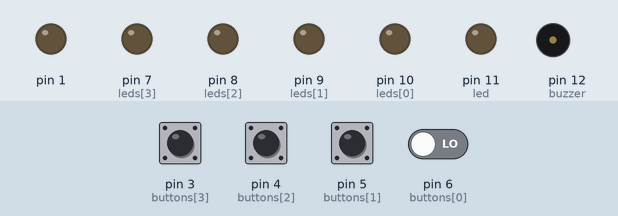
Recording of a sketch running on a simulated Arduino Uno, built with avr-gcc and run on an emulated ATmega328P. Parts: output pins drawn as LEDs (lit = HIGH), buzzer (waves = sounding). Dashed ring = blinking. The test bench sets the inputs (shaded band); at power-on: pin 3 (buttons[3]), pin 4 (buttons[2]), pin 5 (buttons[1]), pin 6 (buttons[0]) LOW. Random numbers use the default seed unless the sketch sets one.

Above: at 1.2 s.
1.3 s: pin 3 (buttons[3]) pulled HIGH for 0.15 s
At 1.8 s:
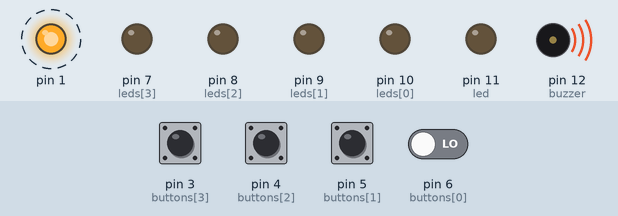
4.3 s: pin 4 (buttons[2]) pulled HIGH for 0.15 s
At 7.1 s:
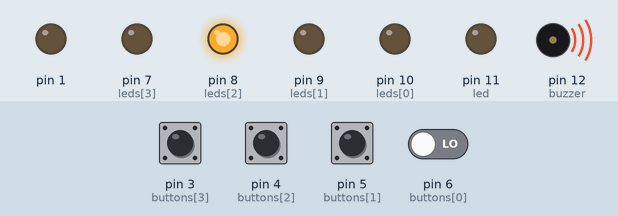
7.4 s: pin 4 (buttons[2]) pulled HIGH for 1 s
At 8.56 s:
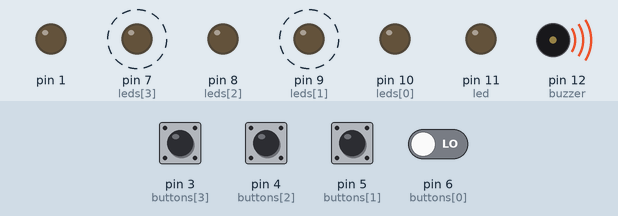
10.4 s: pin 3 (buttons[3]) pulled HIGH for 1 s
At 13.15 s:
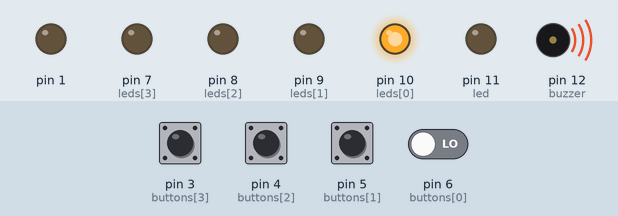
13.4 s: pin 5 (buttons[1]) pulled HIGH for 0.15 s
At 15.4 s:
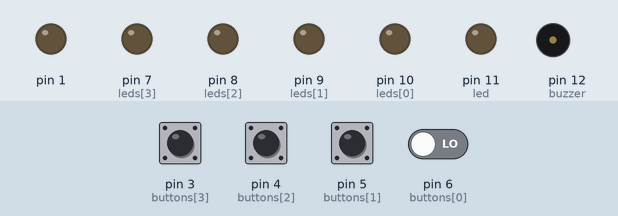
16.4 s: pin 3 (buttons[3]) driven HIGH and pin 6 (buttons[0]) driven HIGH
At 17.66 s:
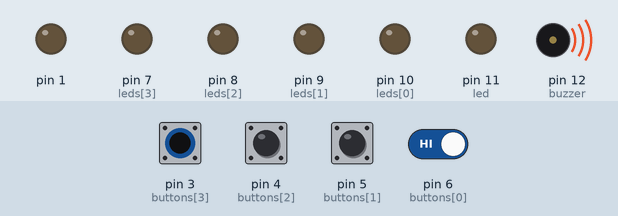
Timing chart, 0 to 22.2 s (numbered marks = the images above; inputs shaded):
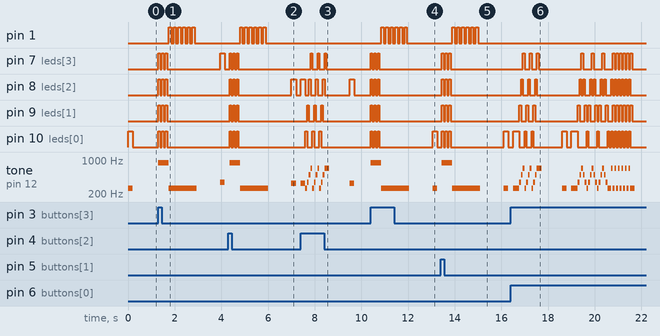

The sketch:

LED_memory_game.ino
```cpp
/*

  "That memory game" - "Simon" clone using an Arduino kit

  LEDs light up with corresponding musical notes in a randomised sequence. Press the
  buttons in the same sequence to win a round. Starting difficulty level is configurable, as is the number
  of rounds you win before the difficulty level increases.

  tim.id.au/arduino/
  30/11/2013

*/

// Digital pin definitions
int leds[] = {10, 9, 8, 7}; // digital pins for green LEDs 1-4 and red LED
int led = 11;
int buttons[] = {6, 5, 4, 3}; // digital pins for buttons 1-4
int buzzer = 12; // digital pin for piezo module

// Define notes (freq values from Freetronics project #9)
int notes2[] = {261, 349, 493, 679};
/*              C    F    B    F
                0    3    6    10
*/

int notes[] = {261, 293, 329, 349, 392, 440, 493, 523, 587, 659, 679, 783, 880};
/*              C    D    E    F    G    A    B    C    D    E    F    G    H
                0    1    2    3    4    5    6    7    8    9    10   11   12
*/

// Game configuration
int Delay = 1000; // long pause between things
int Delay2 = 200; // medium pause
int Delay3 = 75; // short pause
int Difficulty = 1; // default difficulty level
int TurnsToLevelUp = 2; // difficulty level increments this many turns
bool sounds = true; // change to false to mute the game

int LevelUp = 0; // Not game config but needs to be global to persist past loops

void setup()
  {
  randomSeed(analogRead(0));
  pinMode(buzzer, OUTPUT); // Piezo pin is an output
  pinMode(led, OUTPUT);
  for (int i = 0; i < 5; i++)
    pinMode(leds[i], OUTPUT); // LED pins are outputs
  for (int i = 0; i < 4; i++)
    pinMode(buttons[i], INPUT); // Button pins are inputs
  }

void result(int result)
  {
  if (result == 0) // Wrong move
    {
    for (int i = 0; i < 3; i++)
      {
      note(12);
      on(leds[0]);
      on(leds[1]);
      on(leds[2]);
      on(leds[3]);
      delay(Delay3);
      off(leds[0]);
      off(leds[1]);
      off(leds[2]);
      off(leds[3]);
      delay(Delay3);
      }
    for (int i = 0; i < 6; i++)
      {
      on(leds[4]); note(0); delay(Delay/10);
      off(leds[4]); delay(Delay/10);
      }
    }
  if (result == 1) // Correct tune
    {
    for (int i = 0; i < 3; i++) // victory sounds and lights
      {
      on(leds[0]); note(0); delay(Delay3); off(leds[0]);
      on(leds[1]); note(3); delay(Delay3); off(leds[1]);
      on(leds[2]); note(6); delay(Delay3); off(leds[2]);
      on(leds[3]); note(10); delay(Delay3); off(leds[3]);
      }
    }
  if (result == 2) // Level up!
    {
    for (int i = 0; i < 3; i++) // victory sounds and lights
      {
      on(leds[0]); note(0); delay(Delay3); off(leds[0]);
      on(leds[1]); note(3); delay(Delay3); off(leds[1]);
      on(leds[2]); note(6); delay(Delay3); off(leds[2]);
      on(leds[3]); note(10); delay(Delay3); off(leds[3]);
      on(leds[2]); note(6); delay(Delay3); off(leds[2]);
      on(leds[1]); note(3); delay(Delay3); off(leds[1]);
      }
    on(leds[0]); note(0); delay(Delay3); off(leds[0]);
    delay(Delay3);
    for (int i = 0; i < 6; i++)
      {
      on(leds[0]); on(leds[2]); note(10);
      delay(Delay3);
      off(leds[0]); off(leds[2]);
      on(leds[1]); on(leds[3]); note(0);
      delay(Delay3);
      off(leds[1]); off(leds[3]);
      }
    }
  }

void on(int Pin) // Turn an LED on
  {
  digitalWrite(Pin, HIGH);
  }

void off(int Pin) // Turn an LED off
  {
  digitalWrite(Pin, LOW);
  }

void note(int WhichNote) // sounds a tone with a certain freq and length - does not pause
  {
  if (sounds) // check if program is muted before actually doing anything
    tone(buzzer, notes[WhichNote], Delay2);
  }

void loop()
  {

  // Establish difficulty level for this round
  int const Level = Difficulty; // Difficulty changes if successive rounds are won

  // Generate tune for player to repeat
  int tune[Level]; // Initialise array for tune
  int i = 0;
  while (i < Level) // Generate random tune of length Level with no immediate repeated notes
    {
    int j = random(4);
    if (i == 0 || j != tune[i-1]) // You don't want to reference tune[-1] which it will otherwise if i=0
      tune[i++] = j;
    }

  for (int i = 0; i < Level; i++) // Play and display the tune
    {
    int j = tune[i];
    on(leds[j]);
    note(j);
    delay(Delay2);
    off(leds[j]);
    delay(Delay2);
    }

  int p = 0;
  while (p < Level)
    {

    int correct = tune[p];
    if (digitalRead(buttons[0]) == HIGH || digitalRead(buttons[1]) == HIGH ||
        digitalRead(buttons[2]) == HIGH || digitalRead(buttons[3]) == HIGH) // If any button is pushed...
      if (digitalRead(buttons[correct]) == HIGH) // ...and it happens to be the correct one...
        {
        on(leds[correct]); // Flash the correct LED
        note(tune[p]); // Play the note
        delay(Delay2); // Wait for a moment
        off(leds[correct]); // Turn the LED off
        p++; // Advance to the next note in the tune
        }
      else // ...or if it's not the right one...
        {
        break; // Get out of the while loop
        }

    }

  if (p == Level && LevelUp < TurnsToLevelUp) // Correct tune but not at the level cap yet
    {
    LevelUp++;
    result(1);
    }

  else if (p == Level) // Level up!
    {
    result(2);
    LevelUp = 0;
    Difficulty++;
    }

  else // You LOSE! Good DAY sir!
    result(0);

  delay(Delay);

  }
```

Measured:
- after the input at 1.3 s, pin 1: alternates HIGH for 0.10 s and LOW for 0.10 s, 12 changes in all, then stays LOW, starting after 0.45 s; pin 8 (leds[2]): alternates HIGH for 0.08 s and LOW for 0.08 s, 6 changes in all, then stays LOW, starting at once
- after the input at 4.3 s, pin 1: alternates HIGH for 0.10 s and LOW for 0.10 s, 12 changes in all, then stays LOW, starting after 0.50 s; pin 7 (leds[3]): alternates HIGH for 0.08 s and LOW for 0.08 s, 6 changes in all, then stays LOW, starting after 0.05 s
- after the input at 7.4 s, pin 7 (leds[3]): alternates HIGH for 0.08 s and LOW for 0.23 s, 6 changes in all, then stays LOW, starting after 0.43 s; pin 9 (leds[1]): alternates HIGH for 0.08 s and LOW for 0.23 s, 6 changes in all, then stays LOW, starting after 0.28 s
- after the input at 10.4 s, pin 1: alternates HIGH for 0.10 s and LOW for 0.10 s, 12 changes in all, then stays LOW, starting after 0.45 s; pin 7 (leds[3]): alternates HIGH for 0.08 s and LOW for 0.08 s, 6 changes in all, then stays LOW, starting at once
- after the input at 13.4 s, pin 1: alternates HIGH for 0.10 s and LOW for 0.10 s, 12 changes in all, then stays LOW, starting after 0.50 s; pin 7 (leds[3]): alternates HIGH for 0.08 s and LOW for 0.08 s, 6 changes in all, then stays LOW, starting after 0.05 s
- after the input at 16.4 s, tone on pin 12 (buzzer): plays 261 Hz for 0.28 s, 349 Hz for 0.08 s, 493 Hz for 0.08 s, 679 Hz for 0.08 s, 261 Hz for 0.08 s, 349 Hz for 0.08 s … (44 notes in this stretch), starting after 0.10 s
